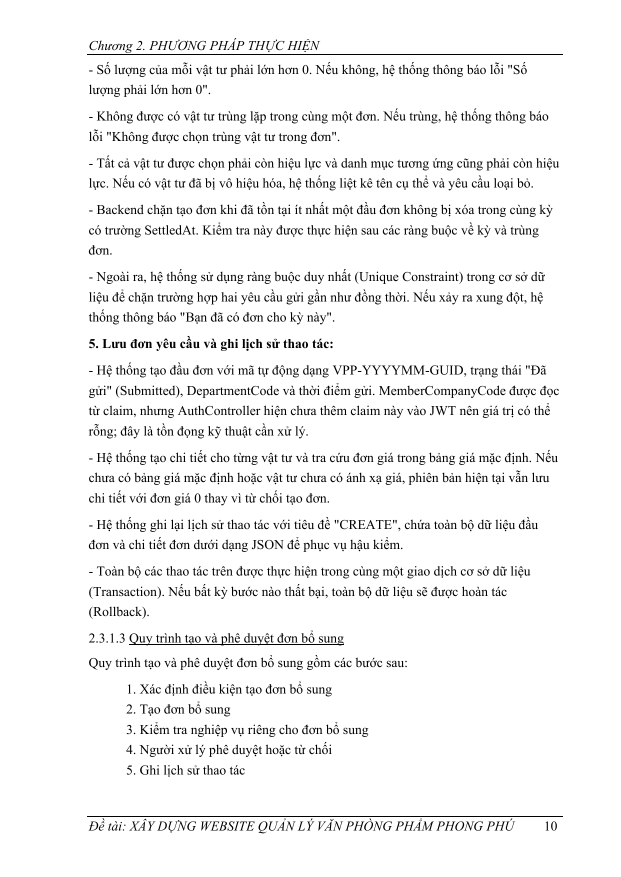
#> input picture tmp/render_05_iter3/page-16.png, 1241 x 1754 px (shown at 1/2 size); its folder holds only this picture in this run
$ python make_contact_sheets.py
#> lines starting #> are read from the running program, lines starting #| are printed output that depends on the picture
import sys
from pathlib import Path
from PIL import Image, ImageDraw, ImageFont

SOURCE = Path(sys.argv[1]) if len(sys.argv) > 1 else Path(r"D:\WORK\gtas_vpp\tmp\render_05_iter3")
OUTPUT = SOURCE / "contacts"
OUTPUT.mkdir(parents=True, exist_ok=True)

pages = sorted(SOURCE.glob("page-*.png"), key=lambda p: int(p.stem.split("-")[-1]))
cols, rows = 3, 4
thumb_w, thumb_h = 360, 510
label_h = 28
margin = 18
font = ImageFont.load_default()

for sheet_index in range(0, len(pages), cols * rows):
    subset = pages[sheet_index:sheet_index + cols * rows]
    canvas = Image.new("RGB", (margin + cols * (thumb_w + margin), margin + rows * (thumb_h + label_h + margin)), "#d0d0d0")
#> canvas: PIL image 1152x2242 RGB; every value is 208
    draw = ImageDraw.Draw(canvas)
    for pos, path in enumerate(subset):
        img = Image.open(path).convert("RGB")
#> img is the input picture: PIL image 1241x1754 RGB; min 0, max 255, mean 242.8
        img.thumbnail((thumb_w, thumb_h), Image.Resampling.LANCZOS)
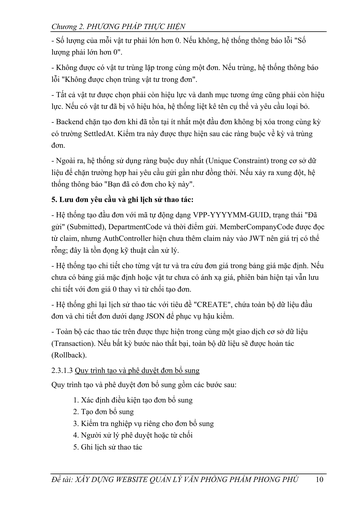
#> img: PIL image 360x509 RGB; min 6, max 255, mean 241.9
        x = margin + (pos % cols) * (thumb_w + margin) + (thumb_w - img.width) // 2
#> x = 18
        y = margin + (pos // cols) * (thumb_h + label_h + margin)
        canvas.paste(img, (x, y))
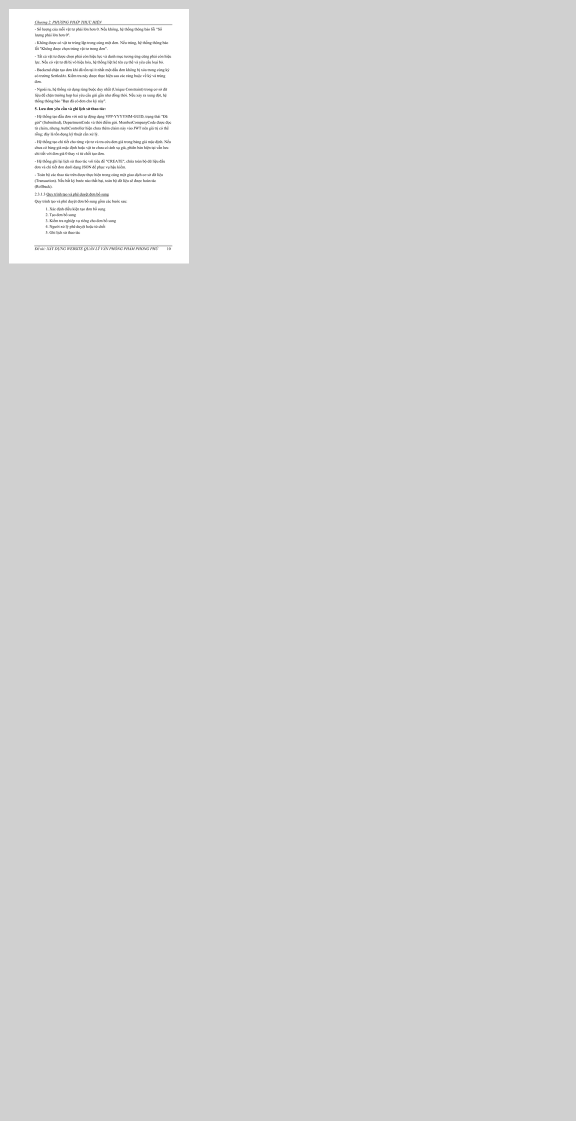
#> canvas: PIL image 1152x2242 RGB (shown at 1/2 size); min 6, max 255, mean 210.4
        page_num = int(path.stem.split("-")[-1])
        draw.text((x, y + thumb_h + 5), f"Trang {page_num}", fill="black", font=font)
    out = OUTPUT / f"contact-{sheet_index // (cols * rows) + 1:02d}.jpg"
    canvas.save(out, quality=90)
    print(out)

$ run again, on tmp/render_05_iter3/page-29.png
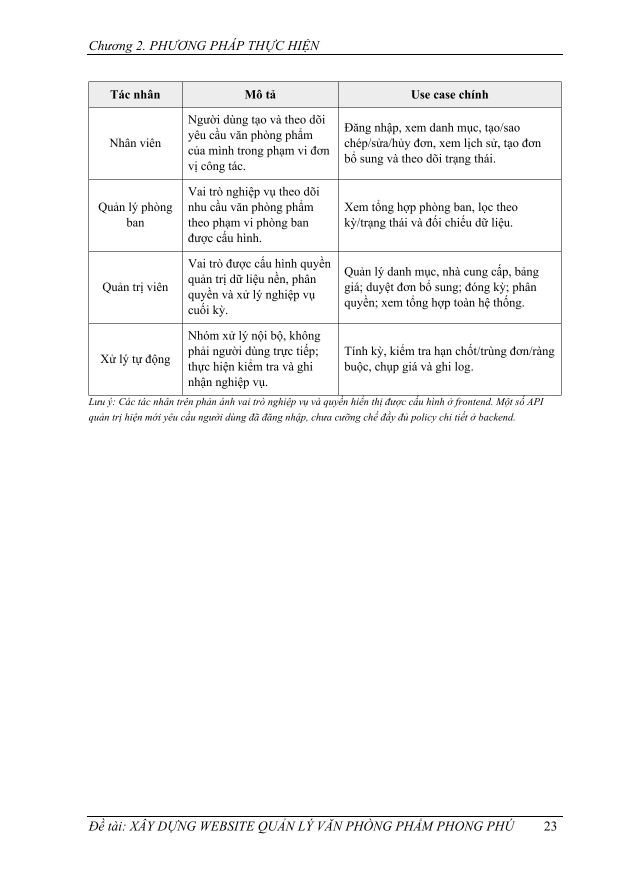
#> input picture tmp/render_05_iter3/page-29.png, 1241 x 1754 px (shown at 1/2 size)
#> img is the input picture: PIL image 1241x1754 RGB; min 0, max 255, mean 247.8
#> `img.thumbnail((thumb_w, thumb_h), Image.Resampling.LANCZOS)`:
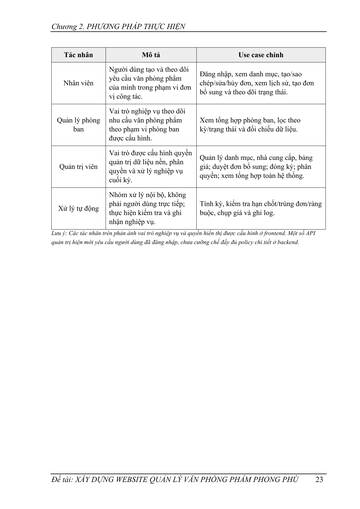
#> img: PIL image 360x509 RGB; min 5, max 255, mean 247.3
#> `canvas.paste(img, (x, y))`:
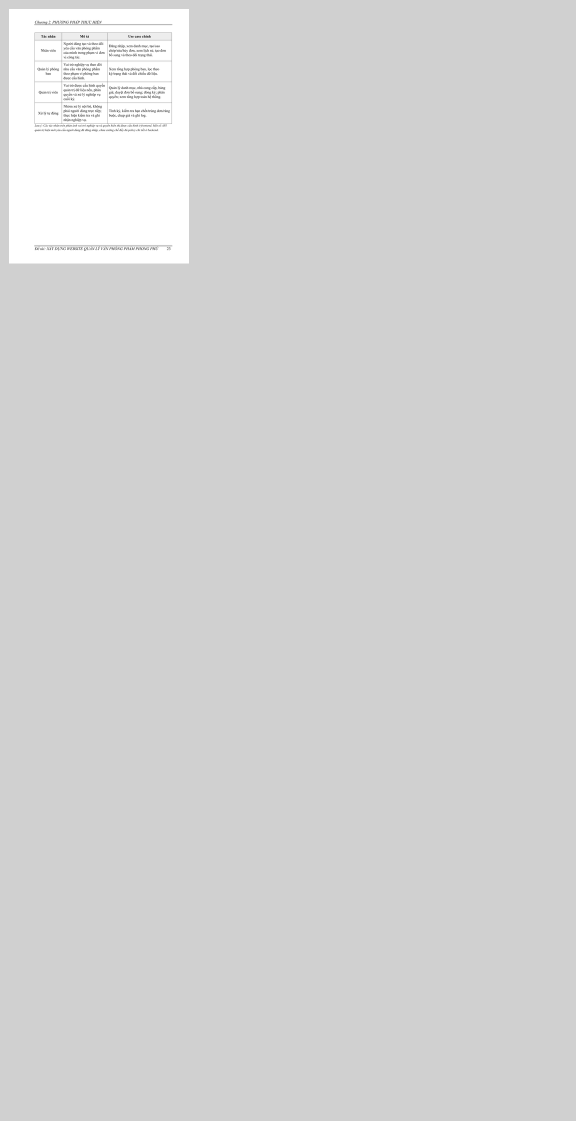
#> canvas: PIL image 1152x2242 RGB (shown at 1/2 size); min 5, max 255, mean 210.8

$ run again, on tmp/render_05_iter3/page-34.png
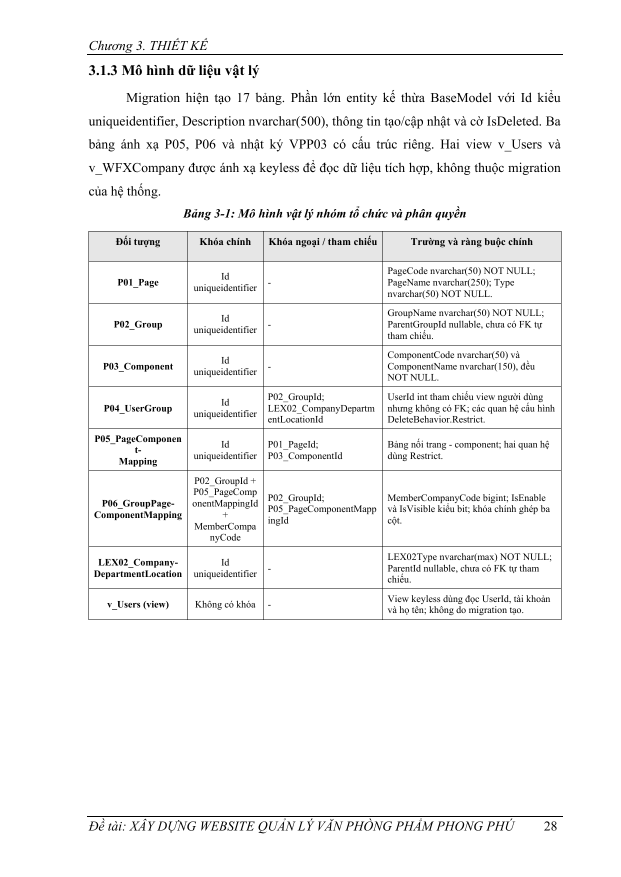
#> input picture tmp/render_05_iter3/page-34.png, 1241 x 1754 px (shown at 1/2 size)
#> img is the input picture: PIL image 1241x1754 RGB; min 0, max 255, mean 244.8
#> `img.thumbnail((thumb_w, thumb_h), Image.Resampling.LANCZOS)`:
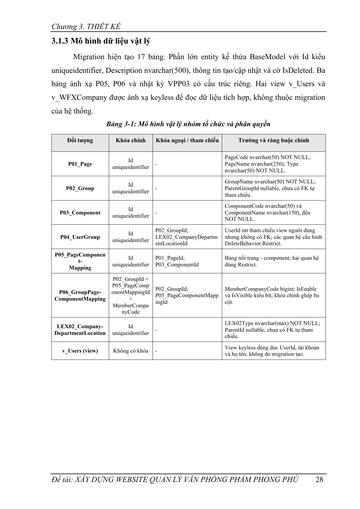
#> img: PIL image 360x509 RGB; min 0, max 255, mean 244.1
#> `canvas.paste(img, (x, y))`:
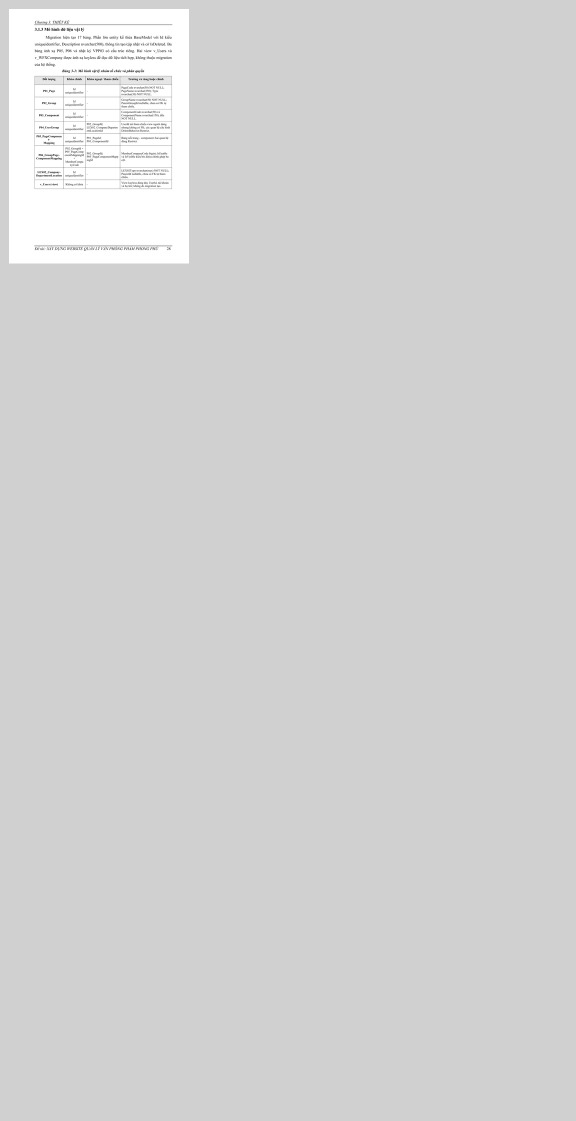
#> canvas: PIL image 1152x2242 RGB (shown at 1/2 size); min 0, max 255, mean 210.6

$ run again, on tmp/render_05_iter3/page-56.png
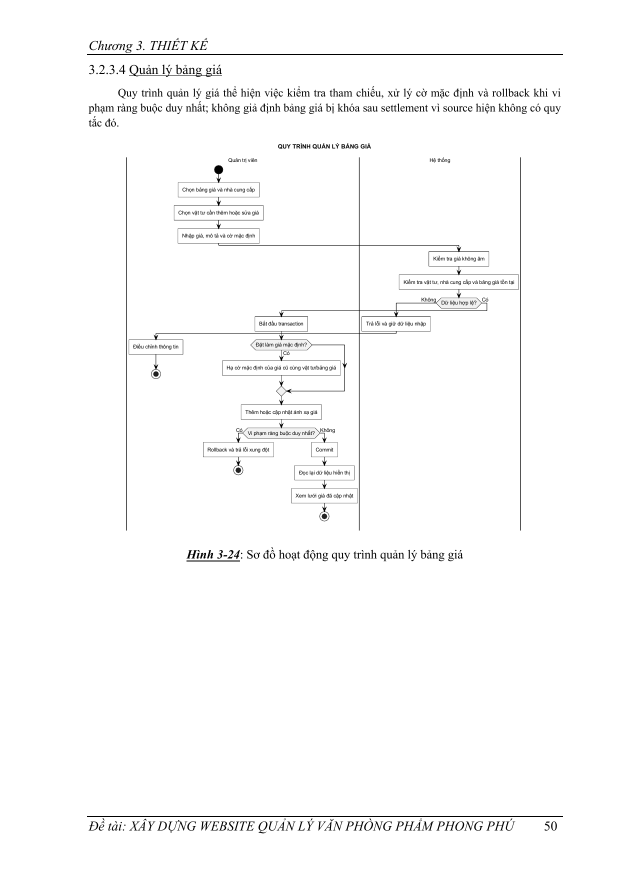
#> input picture tmp/render_05_iter3/page-56.png, 1241 x 1754 px (shown at 1/2 size)
#> img is the input picture: PIL image 1241x1754 RGB; min 0, max 255, mean 250.8
#> `img.thumbnail((thumb_w, thumb_h), Image.Resampling.LANCZOS)`:
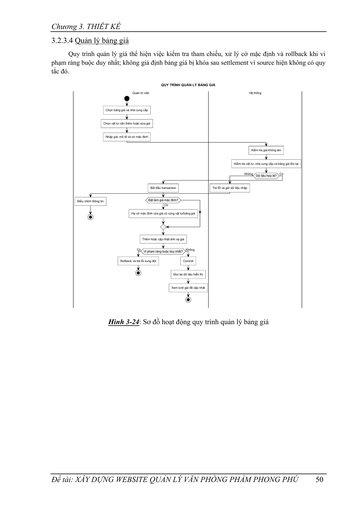
#> img: PIL image 360x509 RGB; min 0, max 255, mean 250.4
#> `canvas.paste(img, (x, y))`:
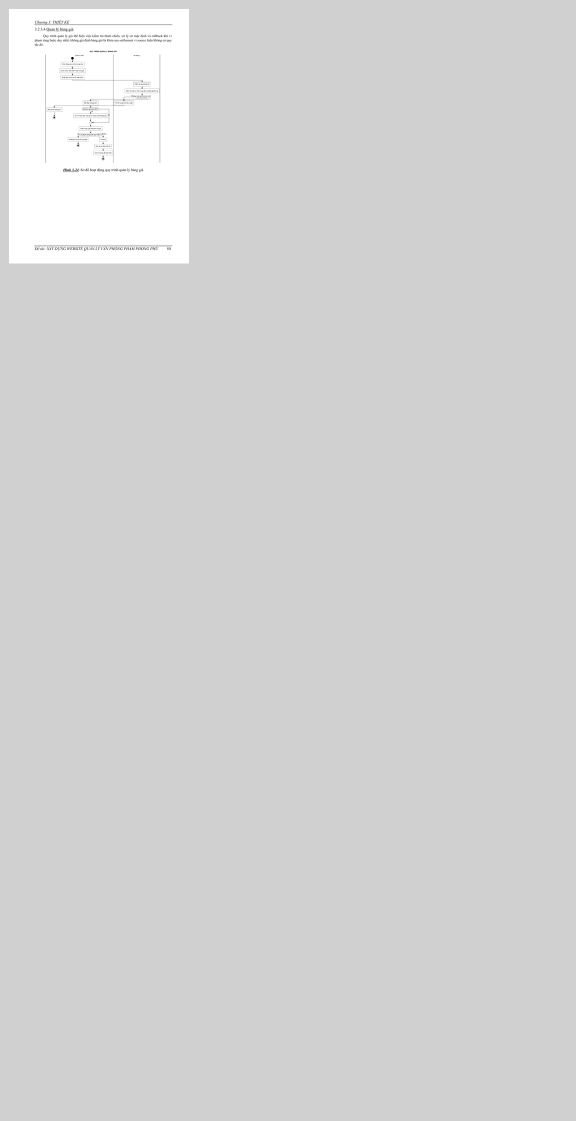
#> canvas: PIL image 1152x2242 RGB (shown at 1/2 size); min 0, max 255, mean 211

$ run again, on tmp/render_05_iter3/page-17.png
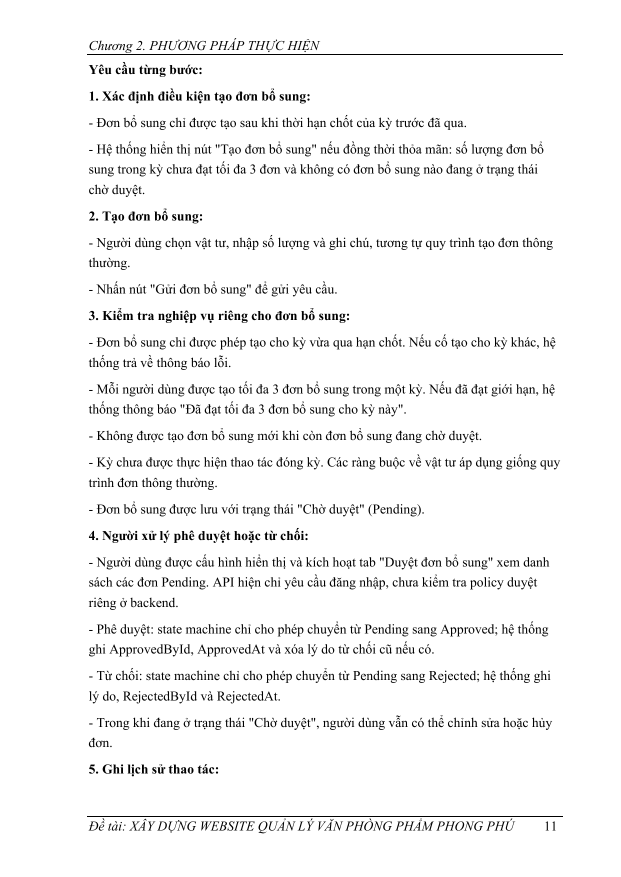
#> input picture tmp/render_05_iter3/page-17.png, 1241 x 1754 px (shown at 1/2 size)
#> img is the input picture: PIL image 1241x1754 RGB; min 0, max 255, mean 244.2
#> `img.thumbnail((thumb_w, thumb_h), Image.Resampling.LANCZOS)`:
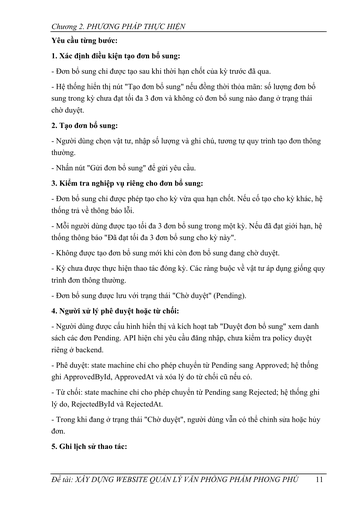
#> img: PIL image 360x509 RGB; min 0, max 255, mean 243.5
#> `canvas.paste(img, (x, y))`:
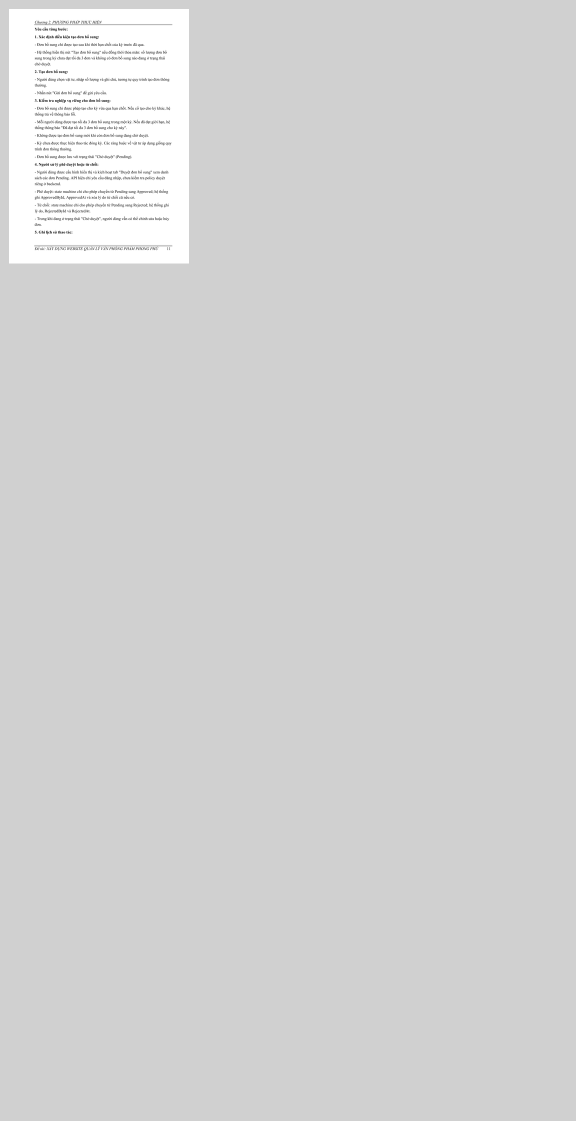
#> canvas: PIL image 1152x2242 RGB (shown at 1/2 size); min 0, max 255, mean 210.5
